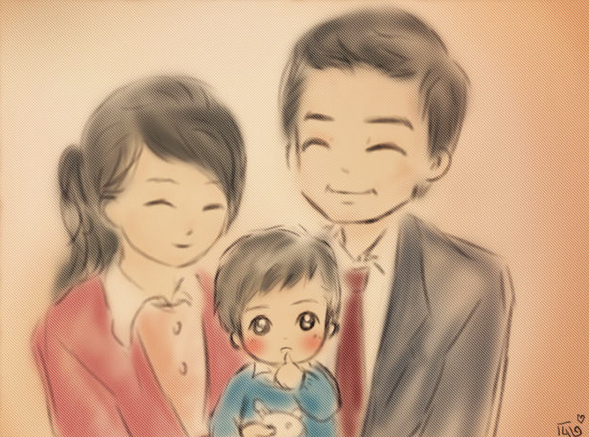
#> input picture Vision/chapter_2/test.jpg, 589 x 437 px
$ python harrisim.py
#> lines starting #> are read from the running program, lines starting #| are printed output that depends on the picture; after the words box and inside, x2 and y2 are one past the last pixel; in counts of white or black regions, pixels touching at a corner belong together
### Vision/chapter_2/harris.py
from PIL import Image
from scipy import *
from pylab import *
from scipy.ndimage import filters


def compute_harris_response(im,sigma=300):
	imx=zeros(im.shape)
	filters.gaussian_filter(im,(sigma,sigma),(0,1),imx)
	imy=zeros(im.shape)
	filters.gaussian_filter(im,(sigma,sigma),(1,0),imy)

	Wxx=filters.gaussian_filter(imx*imx,sigma)
	Wxy=filters.gaussian_filter(imx*imy,sigma)
	Wyy=filters.gaussian_filter(imy*imy,sigma)

	Wdet = Wxx*Wyy - Wxy**2
	Wtr = Wxx + Wyy

	return Wdet / Wtr


def get_harris_points(harrisim,max_dist=10000,threshold=0.1):
	corner_threshold=harrisim.max()*threshold
	harrisim_t=(harrisim>corner_threshold)*1

	coords=array(harrisim_t.nonzero()).T
	candidate_values=[harrisim[c[0],c[1]] for c in coords ]

	index=argsort(candidate_values)

	allowed_locations=zeros(harrisim.shape)
	allowed_locations[max_dist:-max_dist,max_dist:-max_dist]=1

	filtered_coords=[]
	for i in index:
		if allowed_locations[coords[i,0],coords[i,1]]==1:
			filtered_coords.append(coords[i])
			allowed_locations[(max_dist-coords[i,0]):(coords[i,0]+max_dist),(max_dist-coords[i,1]):(coords[i,1]+max_dist)]=0
	return filtered_coords


def plot_harris_points(image,filtered_coords):
	figure()
	gray()
	imshow(image)
	plot([p[1] for p in filtered_coords],[p[0] for p in filtered_coords],'*')
	axis('off')
	show()

### Vision/chapter_2/harrisim.py
from PIL import Image
from scipy import *
from pylab import *
import harris

im=array(Image.open('test.jpg').convert('L'))
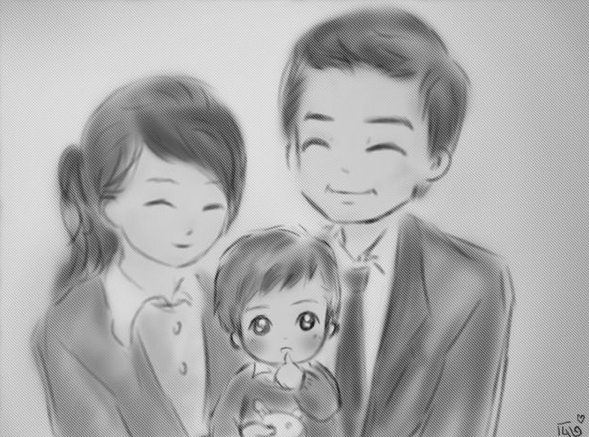
#> im: shape (437, 589); min 24, max 237, mean 172.5
harrisim=harris.compute_harris_response(im)
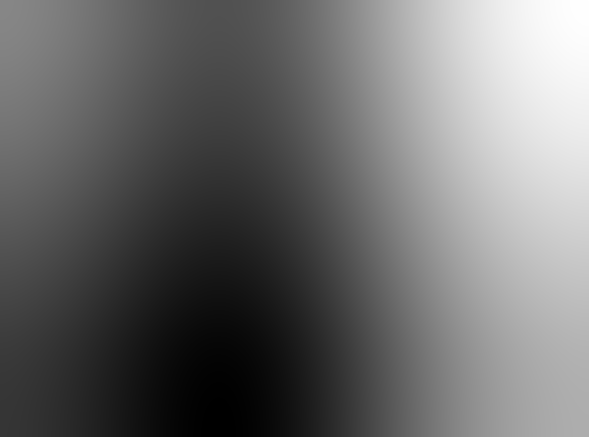
#> harrisim: shape (437, 589) float64; min 8.9e-06, max 8.93e-06, mean 8.91e-06; drawn with min black and max white
filtered_coords=harris.get_harris_points(harrisim,6)
#> in get_harris_points, `corner_threshold=harrisim.max()*threshold`: corner_threshold = 8.93e-07
#> in get_harris_points, `harrisim_t=(harrisim>corner_threshold)*1`: harrisim_t: shape (437, 589) int64; every value is 1
#> in get_harris_points, `coords=array(harrisim_t.nonzero()).T`: coords = 257393 pairs, first value 0 to 436, second value 0 to 588
#> in get_harris_points, `candidate_values=[harrisim[c[0],c[1]] for c in coords ]`: candidate_values = 257393 items
#> the loop in get_harris_points, `for i in index:` made 257393 passes
#> i on passes 1 to 3: 257022, 256433, 257023
#> after the loop in get_harris_points, `for i in index:`:
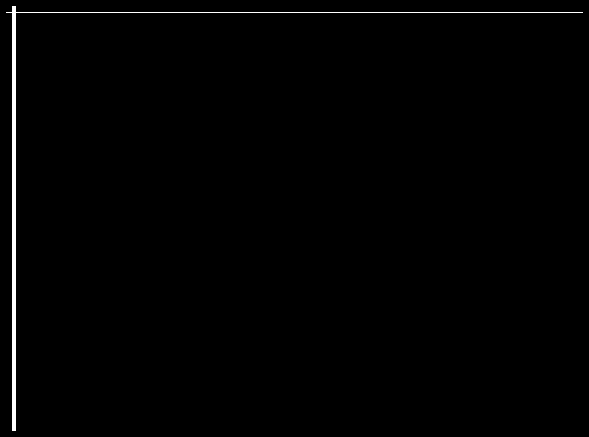
#> allowed_locations: shape (437, 589) float64; values 0 (black) and 1 (white), 0.88% white; 1 white region, box (x1, y1, x2, y2) and area: (6, 6, 583, 431) 2273
#> after the loop in get_harris_points, `for i in index:`: filtered_coords = 106919 items
#> filtered_coords = 106919 items
harris.plot_harris_points(im,filtered_coords)
#> in plot_harris_points, `show()`:
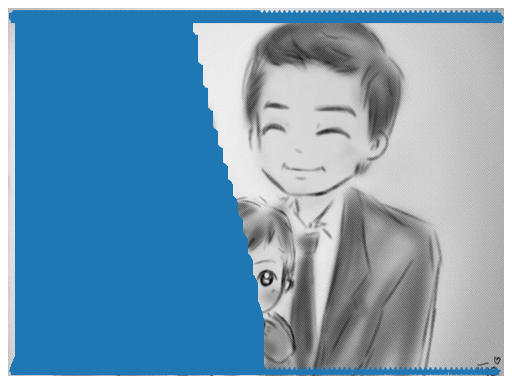
#> figure drawn by matplotlib, 1 panel
